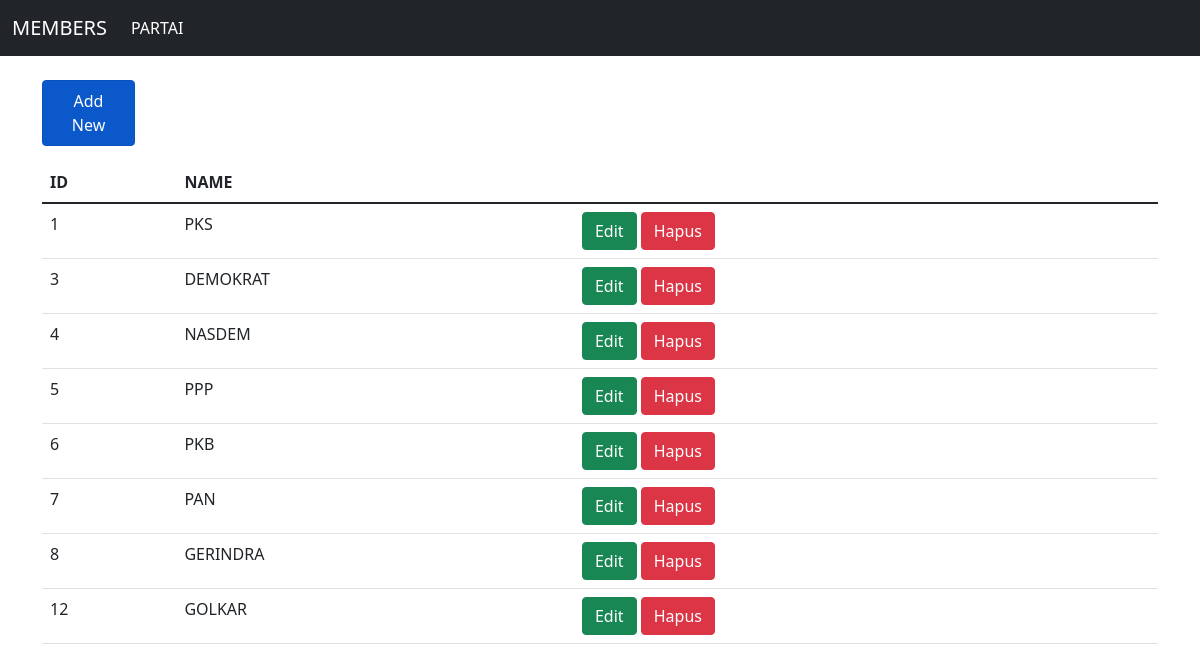
/partai.php, run on the app's committed database.
### tables this page shows
CREATE TABLE `partai` (
  `id_partai` int(11) NOT NULL,
  `name` varchar(100) NOT NULL
);

### Controllers/Partai.controllers.php (called while the page is built, shortened)
<?php
include_once("Views/Partai.views.php");
class PartaiController {
  private $partai;
  function __construct(){
    $this->partai = new Partai(Connection::$db_host, Connection::$db_user, Connection::$db_pass, Connection::$db_name);
  }
  public function index() {
    $this->partai->open();
    $this->partai->getPartai();
    $data = array();
    while($row = $this->partai->getResult()){
      array_push($data, $row);
    }
    $view = new PartaiView();
    $view->render($data);
  }
}

### Views/Partai.views.php (the view, shortened to what this page needs)
<?php
  class PartaiView{
    public function render($data){
      $datapartai = null;
      foreach($data as $val){
        list($id,$nama) = $val;
          $datapartai .= "<tr>
                  <td>" . $id . "</td>
                  <td>" . $nama . "</td>
                  <td>
                    <a href='partai.php?id_edit=" . $id . "' class='btn btn-success''>Edit</a>
                    <a href='partai.php?id_hapus=" . $id . "' class='btn btn-danger''>Hapus</a>
                  </td>
                  </tr>";
      }
    }
  }

### partai.php
<?php
include_once("Models/Templates.class.php");
include_once("Models/DB.class.php");
include_once("Controllers/Partai.controllers.php");
$partai = new PartaiController();
if (isset($_POST['add'])) {
    $partai->add($_POST);
}
else if (!empty($_GET['id_hapus'])) {
    $id = $_GET['id_hapus'];
    $partai->delete($id);
}
else if (!empty($_GET['id_edit'])) {
    $id = $_GET['id_edit'];
    $partai->detail($id);
}
else if (!empty($_POST['id'])) {
    $id = $_POST['id'];
    $partai->edit($id, $_POST);
}
else{
    $partai->index();
}

### Models/Templates.class.php (shortened to what this page needs)
<?php
class Template
{
    var $content = '';
    function __construct($filename='')
    {
        $this->content = implode('', @file($filename));
    }
    function clear()
    {
        $this->content = preg_replace("/DATA_[A-Z|_|0-9]+/", "", $this->content);
    }
    function write()
    {
        print $this->content;
    }
    function replace($old = '', $new = '')
    {
        if (is_int($new)) {
            $value = sprintf("%d", $new);
        }
        elseif (is_float($new)) {
            $value = sprintf("%f", $new);
        }
        elseif (is_array($new)) {
            $value = '';
            foreach ($new as $item) {
                $value .= $item. ' ';
            }
        }
        else {
            $value = $new;
        }
        $this->content = preg_replace("/$old/", $value, $this->content);
    }
}
?>

### data on the page
partai: id_partai "1", name "PKS"
partai: id_partai "3", name "DEMOKRAT"
partai: id_partai "4", name "NASDEM"
partai: id_partai "5", name "PPP"
partai: id_partai "6", name "PKB"
partai: id_partai "7", name "PAN"
partai: id_partai "8", name "GERINDRA"
partai: id_partai "12", name "GOLKAR"

### other printed values
$this->content "MEMBERS PARTAI Add New ID NAME"
